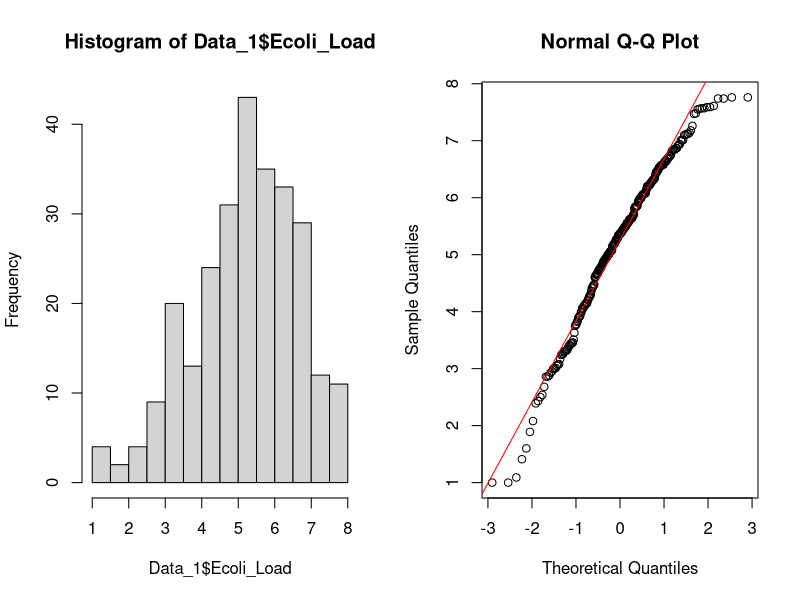
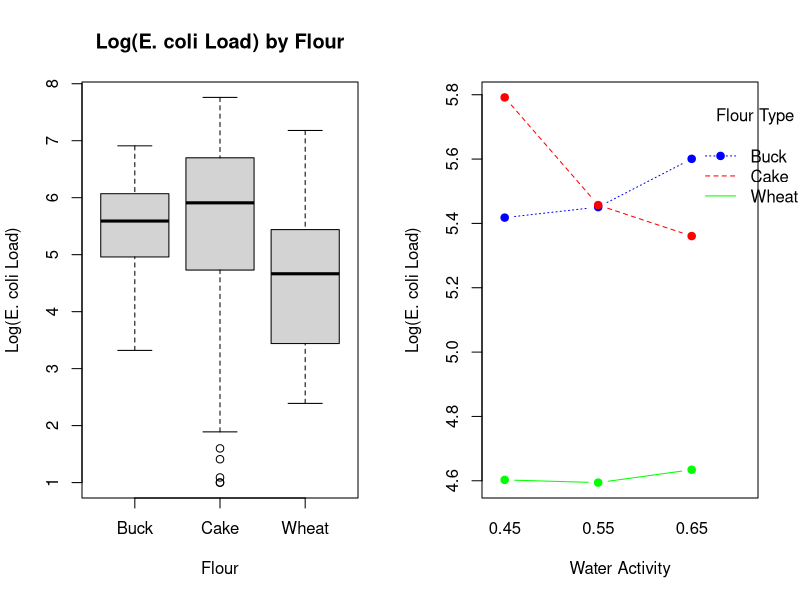
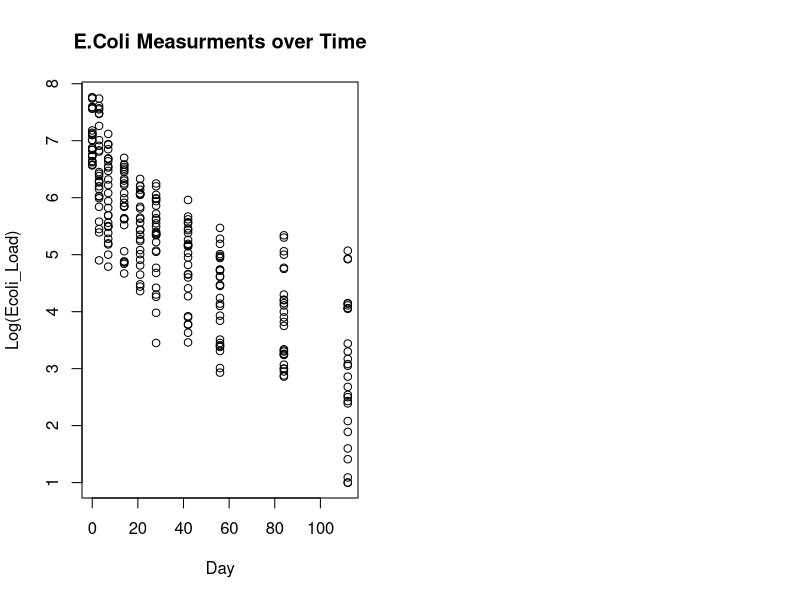
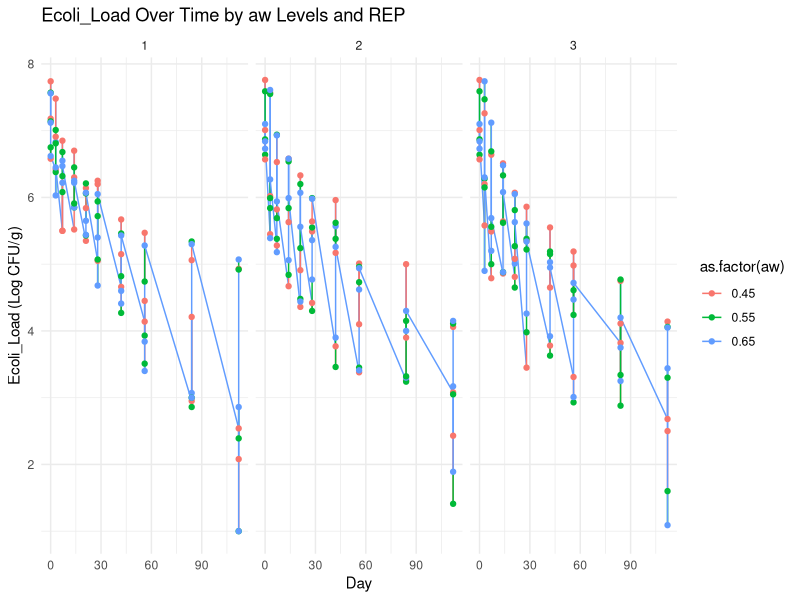

These figures' R source, in order:
## ---- chunk 1
#| echo: false
Data_1 <- read.csv("Data-1.csv")
head(Data_1)
## ---- chunk 2
#| echo: false
Data_1 <- read.csv("Data-1.csv")
par(mfrow = c(1,2))
hist(Data_1$Ecoli_Load)
qqnorm(Data_1$Ecoli_Load)
qqline(Data_1$Ecoli_Load, col = "red")


## ---- chunk 3
#| echo: false
# Load the dataset first

Data_1 <- read.csv("Data-1.csv")


suppressPackageStartupMessages(library(dplyr))
Data_1 %>%
 group_by(Flour) %>%
 summarise(
   Mean_Ecoli_Load = mean(Ecoli_Load, na.rm = TRUE),
   Median_Ecoli_Load = median(Ecoli_Load, na.rm = TRUE),
   SD_Ecoli_Load = sd(Ecoli_Load, na.rm = TRUE)
 )
boxplot(Ecoli_Load ~ Flour, data = Data_1, main="Log(E. coli Load) by Flour", xlab="Flour", ylab="Log(E. coli Load)")

## ---- chunk 4
#| echo: false
interaction.plot(x.factor = Data_1$aw,
                 trace.factor = Data_1$Flour,
                 response = Data_1$Ecoli_Load,
                 type = "b",
                 legend = TRUE,
                 xlab = "Water Activity",
                 ylab = "Log(E. coli Load)",
                 trace.label = "Flour Type",
                 col = c("blue", "red", "green"),
                 pch = 19)

## ---- chunk 5
#| echo: false
plot(x=Data_1$Day, y=Data_1$Ecoli_Load, xlab = "Day", ylab = "Log(Ecoli_Load)", main = "E.Coli Measurments over Time")

## ---- chunk 6
#| echo: false
#  Line Graph for Ecoli_Load over time (Days) for each 'aw' and 'REP'
suppressPackageStartupMessages(library(ggplot2))
lineplot_gg <- ggplot(Data_1, aes(x = Day, y = Ecoli_Load, color = as.factor(aw), group = REP)) +
  geom_line() +
  geom_point() +
  facet_wrap(~ REP) +  # Separate lines for each replicate
  ggtitle("Ecoli_Load Over Time by aw Levels and REP") +
  xlab("Day") +
  ylab("Ecoli_Load (Log CFU/g)") +
  theme_minimal()

print(lineplot_gg)
## ---- chunk 7
1 + 1
